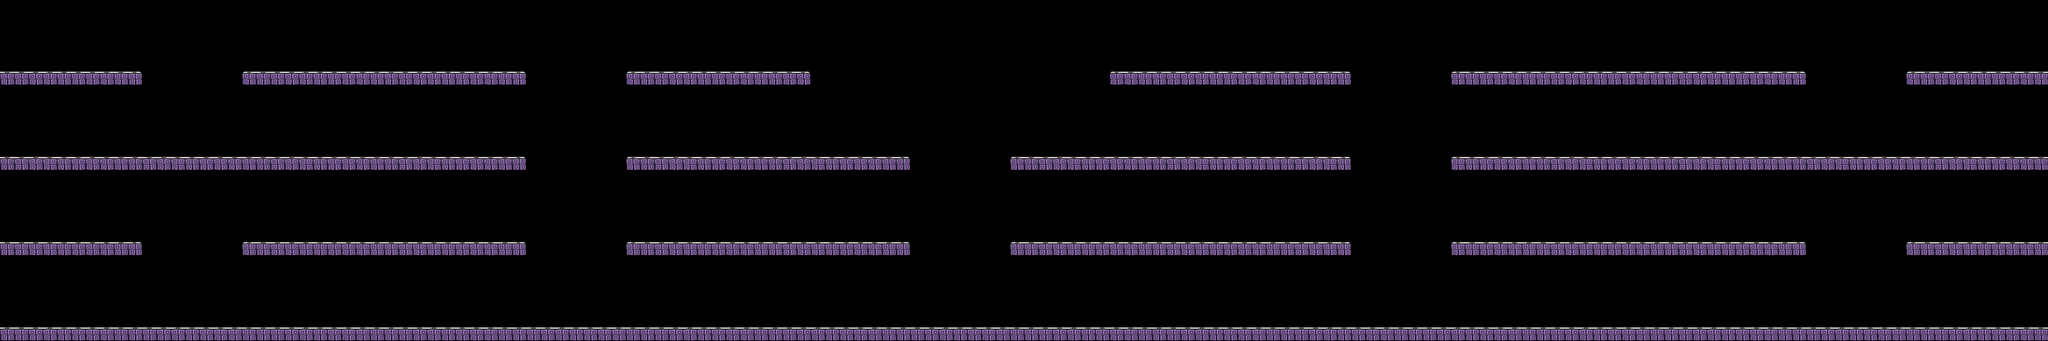

Tiled map render using the project's own tile images. Description and the map definition, with tile-layer contents summarised, below:
An orthogonal 144x24 tile map with 32x32 px tiles, 1 tile layer (Platforms).

<map version="1.0" orientation="orthogonal" width="144" height="24" tilewidth="32" tileheight="32">
 <tileset firstgid="1" name="terrain" tilewidth="32" tileheight="32">
  <image source="../tiles/terrain.png" width="128" height="32" />
  <terraintypes>
   <terrain name="Left road" tile="0" />
   <terrain name="Center road" tile="1" />
   <terrain name="Right road" tile="2" />
   <terrain name="Ground road" tile="3" />
  </terraintypes>
 </tileset>
 <layer name="Platforms" width="144" height="24">
  <data>[3456 cells, 471 non-empty, 4 distinct tile ids]</data>
 </layer>
</map>